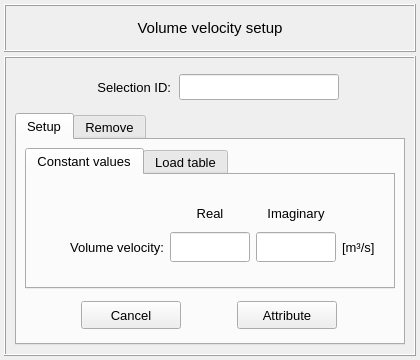
<?xml version="1.0" encoding="UTF-8"?>
<ui version="4.0">
 <class>Dialog</class>
 <widget class="QDialog" name="Dialog">
  <property name="windowModality">
   <enum>Qt::WindowModal</enum>
  </property>
  <property name="geometry">
   <rect>
    <x>0</x>
    <y>0</y>
    <width>420</width>
    <height>360</height>
   </rect>
  </property>
  <property name="sizePolicy">
   <sizepolicy hsizetype="Fixed" vsizetype="Fixed">
    <horstretch>0</horstretch>
    <verstretch>0</verstretch>
   </sizepolicy>
  </property>
  <property name="minimumSize">
   <size>
    <width>420</width>
    <height>360</height>
   </size>
  </property>
  <property name="maximumSize">
   <size>
    <width>420</width>
    <height>360</height>
   </size>
  </property>
  <property name="font">
   <font>
    <pointsize>11</pointsize>
    <weight>50</weight>
    <bold>false</bold>
   </font>
  </property>
  <property name="contextMenuPolicy">
   <enum>Qt::DefaultContextMenu</enum>
  </property>
  <property name="windowTitle">
   <string>Prescribe an acoustic pressure</string>
  </property>
  <property name="whatsThis">
   <string/>
  </property>
  <layout class="QGridLayout" name="gridLayout_7">
   <property name="leftMargin">
    <number>4</number>
   </property>
   <property name="topMargin">
    <number>4</number>
   </property>
   <property name="rightMargin">
    <number>4</number>
   </property>
   <property name="bottomMargin">
    <number>4</number>
   </property>
   <property name="spacing">
    <number>4</number>
   </property>
   <item row="0" column="0">
    <widget class="QFrame" name="frame_title">
     <property name="minimumSize">
      <size>
       <width>0</width>
       <height>48</height>
      </size>
     </property>
     <property name="maximumSize">
      <size>
       <width>420</width>
       <height>48</height>
      </size>
     </property>
     <property name="frameShape">
      <enum>QFrame::Box</enum>
     </property>
     <property name="frameShadow">
      <enum>QFrame::Raised</enum>
     </property>
     <property name="lineWidth">
      <number>1</number>
     </property>
     <layout class="QGridLayout" name="gridLayout_6">
      <item row="0" column="0">
       <widget class="QLabel" name="label_title">
        <property name="font">
         <font>
          <family>MS Shell Dlg 2</family>
          <pointsize>11</pointsize>
          <weight>50</weight>
          <italic>false</italic>
          <bold>false</bold>
         </font>
        </property>
        <property name="text">
         <string>Volume velocity setup</string>
        </property>
        <property name="textFormat">
         <enum>Qt::AutoText</enum>
        </property>
        <property name="alignment">
         <set>Qt::AlignCenter</set>
        </property>
       </widget>
      </item>
     </layout>
    </widget>
   </item>
   <item row="1" column="0">
    <widget class="QFrame" name="frame_main">
     <property name="minimumSize">
      <size>
       <width>0</width>
       <height>0</height>
      </size>
     </property>
     <property name="maximumSize">
      <size>
       <width>420</width>
       <height>480</height>
      </size>
     </property>
     <property name="frameShape">
      <enum>QFrame::Box</enum>
     </property>
     <property name="frameShadow">
      <enum>QFrame::Raised</enum>
     </property>
     <layout class="QGridLayout" name="gridLayout_4">
      <item row="0" column="0">
       <widget class="QFrame" name="frame_selection_id">
        <property name="minimumSize">
         <size>
          <width>360</width>
          <height>40</height>
         </size>
        </property>
        <property name="maximumSize">
         <size>
          <width>380</width>
          <height>40</height>
         </size>
        </property>
        <property name="frameShape">
         <enum>QFrame::NoFrame</enum>
        </property>
        <property name="frameShadow">
         <enum>QFrame::Raised</enum>
        </property>
        <layout class="QGridLayout" name="gridLayout_5">
         <property name="leftMargin">
          <number>2</number>
         </property>
         <property name="topMargin">
          <number>2</number>
         </property>
         <property name="rightMargin">
          <number>2</number>
         </property>
         <property name="bottomMargin">
          <number>2</number>
         </property>
         <property name="horizontalSpacing">
          <number>8</number>
         </property>
         <property name="verticalSpacing">
          <number>2</number>
         </property>
         <item row="0" column="0">
          <spacer name="horizontalSpacer_3">
           <property name="orientation">
            <enum>Qt::Horizontal</enum>
           </property>
           <property name="sizeHint" stdset="0">
            <size>
             <width>40</width>
             <height>20</height>
            </size>
           </property>
          </spacer>
         </item>
         <item row="0" column="2">
          <widget class="QLineEdit" name="lineEdit_selection_id">
           <property name="minimumSize">
            <size>
             <width>160</width>
             <height>26</height>
            </size>
           </property>
           <property name="maximumSize">
            <size>
             <width>160</width>
             <height>26</height>
            </size>
           </property>
           <property name="font">
            <font>
             <family>MS Shell Dlg 2</family>
             <pointsize>10</pointsize>
             <weight>50</weight>
             <italic>false</italic>
             <bold>false</bold>
            </font>
           </property>
           <property name="focusPolicy">
            <enum>Qt::ClickFocus</enum>
           </property>
           <property name="styleSheet">
            <string notr="true"/>
           </property>
           <property name="alignment">
            <set>Qt::AlignCenter</set>
           </property>
          </widget>
         </item>
         <item row="0" column="1">
          <widget class="QLabel" name="label_2">
           <property name="minimumSize">
            <size>
             <width>100</width>
             <height>26</height>
            </size>
           </property>
           <property name="maximumSize">
            <size>
             <width>100</width>
             <height>26</height>
            </size>
           </property>
           <property name="font">
            <font>
             <family>MS Shell Dlg 2</family>
             <pointsize>10</pointsize>
             <weight>50</weight>
             <italic>false</italic>
             <bold>false</bold>
            </font>
           </property>
           <property name="text">
            <string>Selection ID:</string>
           </property>
           <property name="alignment">
            <set>Qt::AlignRight|Qt::AlignTrailing|Qt::AlignVCenter</set>
           </property>
          </widget>
         </item>
         <item row="0" column="3">
          <spacer name="horizontalSpacer_4">
           <property name="orientation">
            <enum>Qt::Horizontal</enum>
           </property>
           <property name="sizeHint" stdset="0">
            <size>
             <width>40</width>
             <height>20</height>
            </size>
           </property>
          </spacer>
         </item>
        </layout>
       </widget>
      </item>
      <item row="1" column="0">
       <widget class="QTabWidget" name="tabWidget_main">
        <property name="minimumSize">
         <size>
          <width>360</width>
          <height>0</height>
         </size>
        </property>
        <property name="maximumSize">
         <size>
          <width>420</width>
          <height>16777215</height>
         </size>
        </property>
        <property name="font">
         <font>
          <pointsize>10</pointsize>
         </font>
        </property>
        <property name="currentIndex">
         <number>0</number>
        </property>
        <widget class="QWidget" name="tab_setup">
         <attribute name="title">
          <string>Setup</string>
         </attribute>
         <layout class="QGridLayout" name="gridLayout_12">
          <property name="leftMargin">
           <number>8</number>
          </property>
          <property name="topMargin">
           <number>8</number>
          </property>
          <property name="rightMargin">
           <number>8</number>
          </property>
          <property name="bottomMargin">
           <number>4</number>
          </property>
          <property name="spacing">
           <number>2</number>
          </property>
          <item row="0" column="0">
           <widget class="QTabWidget" name="tabWidget_inputs">
            <property name="font">
             <font>
              <pointsize>10</pointsize>
             </font>
            </property>
            <property name="currentIndex">
             <number>0</number>
            </property>
            <widget class="QWidget" name="tab_constant">
             <attribute name="title">
              <string>Constant values</string>
             </attribute>
             <layout class="QGridLayout" name="gridLayout_15">
              <item row="2" column="2">
               <widget class="QLineEdit" name="lineEdit_real_value">
                <property name="minimumSize">
                 <size>
                  <width>80</width>
                  <height>30</height>
                 </size>
                </property>
                <property name="maximumSize">
                 <size>
                  <width>80</width>
                  <height>30</height>
                 </size>
                </property>
                <property name="font">
                 <font>
                  <family>MS Shell Dlg 2</family>
                  <pointsize>10</pointsize>
                  <weight>50</weight>
                  <italic>false</italic>
                  <bold>false</bold>
                 </font>
                </property>
                <property name="styleSheet">
                 <string notr="true"/>
                </property>
                <property name="alignment">
                 <set>Qt::AlignCenter</set>
                </property>
               </widget>
              </item>
              <item row="1" column="2">
               <widget class="QLabel" name="label_4">
                <property name="minimumSize">
                 <size>
                  <width>80</width>
                  <height>26</height>
                 </size>
                </property>
                <property name="maximumSize">
                 <size>
                  <width>80</width>
                  <height>26</height>
                 </size>
                </property>
                <property name="font">
                 <font>
                  <family>MS Shell Dlg 2</family>
                  <pointsize>10</pointsize>
                  <weight>50</weight>
                  <italic>false</italic>
                  <bold>false</bold>
                 </font>
                </property>
                <property name="text">
                 <string>Real</string>
                </property>
                <property name="alignment">
                 <set>Qt::AlignCenter</set>
                </property>
               </widget>
              </item>
              <item row="1" column="3">
               <widget class="QLabel" name="label_20">
                <property name="minimumSize">
                 <size>
                  <width>80</width>
                  <height>26</height>
                 </size>
                </property>
                <property name="maximumSize">
                 <size>
                  <width>80</width>
                  <height>26</height>
                 </size>
                </property>
                <property name="font">
                 <font>
                  <family>MS Shell Dlg 2</family>
                  <pointsize>10</pointsize>
                  <weight>50</weight>
                  <italic>false</italic>
                  <bold>false</bold>
                 </font>
                </property>
                <property name="text">
                 <string>Imaginary</string>
                </property>
                <property name="alignment">
                 <set>Qt::AlignCenter</set>
                </property>
               </widget>
              </item>
              <item row="2" column="1">
               <widget class="QLabel" name="label_18">
                <property name="minimumSize">
                 <size>
                  <width>120</width>
                  <height>30</height>
                 </size>
                </property>
                <property name="maximumSize">
                 <size>
                  <width>120</width>
                  <height>30</height>
                 </size>
                </property>
                <property name="font">
                 <font>
                  <family>MS Shell Dlg 2</family>
                  <pointsize>10</pointsize>
                  <weight>50</weight>
                  <italic>false</italic>
                  <bold>false</bold>
                 </font>
                </property>
                <property name="text">
                 <string>Volume velocity:</string>
                </property>
                <property name="alignment">
                 <set>Qt::AlignRight|Qt::AlignTrailing|Qt::AlignVCenter</set>
                </property>
               </widget>
              </item>
              <item row="2" column="3">
               <widget class="QLineEdit" name="lineEdit_imag_value">
                <property name="minimumSize">
                 <size>
                  <width>80</width>
                  <height>30</height>
                 </size>
                </property>
                <property name="maximumSize">
                 <size>
                  <width>80</width>
                  <height>30</height>
                 </size>
                </property>
                <property name="font">
                 <font>
                  <family>MS Shell Dlg 2</family>
                  <pointsize>10</pointsize>
                  <weight>50</weight>
                  <italic>false</italic>
                  <bold>false</bold>
                 </font>
                </property>
                <property name="styleSheet">
                 <string notr="true"/>
                </property>
                <property name="alignment">
                 <set>Qt::AlignCenter</set>
                </property>
               </widget>
              </item>
              <item row="2" column="5">
               <spacer name="horizontalSpacer_8">
                <property name="orientation">
                 <enum>Qt::Horizontal</enum>
                </property>
                <property name="sizeHint" stdset="0">
                 <size>
                  <width>40</width>
                  <height>20</height>
                 </size>
                </property>
               </spacer>
              </item>
              <item row="2" column="0">
               <spacer name="horizontalSpacer_7">
                <property name="orientation">
                 <enum>Qt::Horizontal</enum>
                </property>
                <property name="sizeHint" stdset="0">
                 <size>
                  <width>40</width>
                  <height>20</height>
                 </size>
                </property>
               </spacer>
              </item>
              <item row="2" column="4">
               <widget class="QLabel" name="label_21">
                <property name="minimumSize">
                 <size>
                  <width>0</width>
                  <height>30</height>
                 </size>
                </property>
                <property name="maximumSize">
                 <size>
                  <width>40</width>
                  <height>30</height>
                 </size>
                </property>
                <property name="font">
                 <font>
                  <family>MS Shell Dlg 2</family>
                  <pointsize>10</pointsize>
                  <weight>50</weight>
                  <italic>false</italic>
                  <bold>false</bold>
                 </font>
                </property>
                <property name="text">
                 <string>[m³/s]</string>
                </property>
                <property name="alignment">
                 <set>Qt::AlignLeading|Qt::AlignLeft|Qt::AlignVCenter</set>
                </property>
               </widget>
              </item>
              <item row="3" column="2">
               <spacer name="verticalSpacer">
                <property name="orientation">
                 <enum>Qt::Vertical</enum>
                </property>
                <property name="sizeHint" stdset="0">
                 <size>
                  <width>20</width>
                  <height>40</height>
                 </size>
                </property>
               </spacer>
              </item>
              <item row="0" column="2">
               <spacer name="verticalSpacer_2">
                <property name="orientation">
                 <enum>Qt::Vertical</enum>
                </property>
                <property name="sizeHint" stdset="0">
                 <size>
                  <width>20</width>
                  <height>40</height>
                 </size>
                </property>
               </spacer>
              </item>
             </layout>
            </widget>
            <widget class="QWidget" name="tab_values">
             <attribute name="title">
              <string>Load table</string>
             </attribute>
             <layout class="QGridLayout" name="gridLayout">
              <item row="0" column="0">
               <widget class="QFrame" name="frame">
                <property name="frameShape">
                 <enum>QFrame::NoFrame</enum>
                </property>
                <property name="frameShadow">
                 <enum>QFrame::Raised</enum>
                </property>
                <layout class="QGridLayout" name="gridLayout_10">
                 <property name="leftMargin">
                  <number>0</number>
                 </property>
                 <property name="topMargin">
                  <number>0</number>
                 </property>
                 <property name="rightMargin">
                  <number>0</number>
                 </property>
                 <property name="bottomMargin">
                  <number>0</number>
                 </property>
                 <item row="0" column="2">
                  <widget class="QPushButton" name="pushButton_search">
                   <property name="enabled">
                    <bool>true</bool>
                   </property>
                   <property name="sizePolicy">
                    <sizepolicy hsizetype="Expanding" vsizetype="Fixed">
                     <horstretch>0</horstretch>
                     <verstretch>0</verstretch>
                    </sizepolicy>
                   </property>
                   <property name="minimumSize">
                    <size>
                     <width>62</width>
                     <height>26</height>
                    </size>
                   </property>
                   <property name="maximumSize">
                    <size>
                     <width>62</width>
                     <height>26</height>
                    </size>
                   </property>
                   <property name="font">
                    <font>
                     <family>MS Shell Dlg 2</family>
                     <pointsize>10</pointsize>
                     <weight>50</weight>
                     <italic>false</italic>
                     <bold>false</bold>
                    </font>
                   </property>
                   <property name="styleSheet">
                    <string notr="true"/>
                   </property>
                   <property name="text">
                    <string>Search</string>
                   </property>
                  </widget>
                 </item>
                 <item row="0" column="1">
                  <widget class="QLineEdit" name="lineEdit_table_path">
                   <property name="enabled">
                    <bool>false</bool>
                   </property>
                   <property name="minimumSize">
                    <size>
                     <width>260</width>
                     <height>26</height>
                    </size>
                   </property>
                   <property name="maximumSize">
                    <size>
                     <width>260</width>
                     <height>26</height>
                    </size>
                   </property>
                   <property name="font">
                    <font>
                     <pointsize>9</pointsize>
                     <weight>50</weight>
                     <bold>false</bold>
                    </font>
                   </property>
                   <property name="styleSheet">
                    <string notr="true"/>
                   </property>
                   <property name="alignment">
                    <set>Qt::AlignCenter</set>
                   </property>
                  </widget>
                 </item>
                 <item row="0" column="0">
                  <spacer name="horizontalSpacer">
                   <property name="orientation">
                    <enum>Qt::Horizontal</enum>
                   </property>
                   <property name="sizeHint" stdset="0">
                    <size>
                     <width>40</width>
                     <height>20</height>
                    </size>
                   </property>
                  </spacer>
                 </item>
                 <item row="0" column="3">
                  <spacer name="horizontalSpacer_2">
                   <property name="orientation">
                    <enum>Qt::Horizontal</enum>
                   </property>
                   <property name="sizeHint" stdset="0">
                    <size>
                     <width>40</width>
                     <height>20</height>
                    </size>
                   </property>
                  </spacer>
                 </item>
                </layout>
               </widget>
              </item>
              <item row="1" column="0">
               <widget class="QFrame" name="frame_11">
                <property name="minimumSize">
                 <size>
                  <width>260</width>
                  <height>32</height>
                 </size>
                </property>
                <property name="maximumSize">
                 <size>
                  <width>400</width>
                  <height>32</height>
                 </size>
                </property>
                <property name="frameShape">
                 <enum>QFrame::NoFrame</enum>
                </property>
                <property name="frameShadow">
                 <enum>QFrame::Raised</enum>
                </property>
                <layout class="QGridLayout" name="gridLayout_14">
                 <property name="leftMargin">
                  <number>2</number>
                 </property>
                 <property name="topMargin">
                  <number>2</number>
                 </property>
                 <property name="rightMargin">
                  <number>2</number>
                 </property>
                 <property name="bottomMargin">
                  <number>2</number>
                 </property>
                 <property name="horizontalSpacing">
                  <number>6</number>
                 </property>
                 <property name="verticalSpacing">
                  <number>2</number>
                 </property>
                 <item row="0" column="0">
                  <spacer name="horizontalSpacer_5">
                   <property name="orientation">
                    <enum>Qt::Horizontal</enum>
                   </property>
                   <property name="sizeHint" stdset="0">
                    <size>
                     <width>40</width>
                     <height>20</height>
                    </size>
                   </property>
                  </spacer>
                 </item>
                 <item row="0" column="1">
                  <widget class="QLabel" name="label_9">
                   <property name="minimumSize">
                    <size>
                     <width>0</width>
                     <height>26</height>
                    </size>
                   </property>
                   <property name="maximumSize">
                    <size>
                     <width>140</width>
                     <height>26</height>
                    </size>
                   </property>
                   <property name="font">
                    <font>
                     <family>MS Shell Dlg 2</family>
                     <pointsize>10</pointsize>
                     <weight>50</weight>
                     <italic>false</italic>
                     <bold>false</bold>
                    </font>
                   </property>
                   <property name="text">
                    <string>Header rows to skip:</string>
                   </property>
                   <property name="alignment">
                    <set>Qt::AlignRight|Qt::AlignTrailing|Qt::AlignVCenter</set>
                   </property>
                  </widget>
                 </item>
                 <item row="0" column="2">
                  <widget class="QSpinBox" name="spinBox_skip_wors">
                   <property name="minimumSize">
                    <size>
                     <width>0</width>
                     <height>26</height>
                    </size>
                   </property>
                   <property name="maximumSize">
                    <size>
                     <width>16777215</width>
                     <height>26</height>
                    </size>
                   </property>
                   <property name="font">
                    <font>
                     <pointsize>10</pointsize>
                    </font>
                   </property>
                   <property name="alignment">
                    <set>Qt::AlignCenter</set>
                   </property>
                   <property name="maximum">
                    <number>10</number>
                   </property>
                  </widget>
                 </item>
                 <item row="0" column="3">
                  <spacer name="horizontalSpacer_6">
                   <property name="orientation">
                    <enum>Qt::Horizontal</enum>
                   </property>
                   <property name="sizeHint" stdset="0">
                    <size>
                     <width>40</width>
                     <height>20</height>
                    </size>
                   </property>
                  </spacer>
                 </item>
                </layout>
               </widget>
              </item>
             </layout>
            </widget>
           </widget>
          </item>
          <item row="1" column="0">
           <widget class="QFrame" name="frame_7">
            <property name="minimumSize">
             <size>
              <width>0</width>
              <height>48</height>
             </size>
            </property>
            <property name="maximumSize">
             <size>
              <width>400</width>
              <height>80</height>
             </size>
            </property>
            <property name="frameShape">
             <enum>QFrame::NoFrame</enum>
            </property>
            <property name="frameShadow">
             <enum>QFrame::Raised</enum>
            </property>
            <layout class="QGridLayout" name="gridLayout_11">
             <property name="leftMargin">
              <number>4</number>
             </property>
             <property name="topMargin">
              <number>4</number>
             </property>
             <property name="rightMargin">
              <number>4</number>
             </property>
             <property name="bottomMargin">
              <number>4</number>
             </property>
             <property name="spacing">
              <number>4</number>
             </property>
             <item row="0" column="1">
              <widget class="QPushButton" name="pushButton_attribute">
               <property name="minimumSize">
                <size>
                 <width>100</width>
                 <height>28</height>
                </size>
               </property>
               <property name="maximumSize">
                <size>
                 <width>100</width>
                 <height>28</height>
                </size>
               </property>
               <property name="font">
                <font>
                 <family>MS Shell Dlg 2</family>
                 <pointsize>10</pointsize>
                 <weight>50</weight>
                 <italic>false</italic>
                 <bold>false</bold>
                </font>
               </property>
               <property name="styleSheet">
                <string notr="true"/>
               </property>
               <property name="text">
                <string>Attribute</string>
               </property>
               <property name="autoDefault">
                <bool>false</bool>
               </property>
              </widget>
             </item>
             <item row="0" column="0">
              <widget class="QPushButton" name="pushButton_cancel">
               <property name="minimumSize">
                <size>
                 <width>100</width>
                 <height>28</height>
                </size>
               </property>
               <property name="maximumSize">
                <size>
                 <width>100</width>
                 <height>28</height>
                </size>
               </property>
               <property name="font">
                <font>
                 <family>MS Shell Dlg 2</family>
                 <pointsize>10</pointsize>
                 <weight>50</weight>
                 <italic>false</italic>
                 <bold>false</bold>
                </font>
               </property>
               <property name="styleSheet">
                <string notr="true"/>
               </property>
               <property name="text">
                <string>Cancel</string>
               </property>
               <property name="autoDefault">
                <bool>false</bool>
               </property>
              </widget>
             </item>
            </layout>
           </widget>
          </item>
         </layout>
        </widget>
        <widget class="QWidget" name="tab_remove">
         <attribute name="title">
          <string>Remove</string>
         </attribute>
         <layout class="QGridLayout" name="gridLayout_9">
          <property name="leftMargin">
           <number>8</number>
          </property>
          <property name="topMargin">
           <number>8</number>
          </property>
          <property name="rightMargin">
           <number>8</number>
          </property>
          <property name="bottomMargin">
           <number>4</number>
          </property>
          <property name="spacing">
           <number>2</number>
          </property>
          <item row="1" column="0">
           <widget class="QFrame" name="frame_buttons_remove">
            <property name="minimumSize">
             <size>
              <width>320</width>
              <height>48</height>
             </size>
            </property>
            <property name="maximumSize">
             <size>
              <width>1000</width>
              <height>48</height>
             </size>
            </property>
            <property name="frameShape">
             <enum>QFrame::NoFrame</enum>
            </property>
            <property name="frameShadow">
             <enum>QFrame::Raised</enum>
            </property>
            <layout class="QGridLayout" name="gridLayout_8">
             <property name="leftMargin">
              <number>4</number>
             </property>
             <property name="topMargin">
              <number>4</number>
             </property>
             <property name="rightMargin">
              <number>4</number>
             </property>
             <property name="bottomMargin">
              <number>4</number>
             </property>
             <property name="horizontalSpacing">
              <number>4</number>
             </property>
             <item row="0" column="0">
              <widget class="QPushButton" name="pushButton_reset">
               <property name="minimumSize">
                <size>
                 <width>100</width>
                 <height>28</height>
                </size>
               </property>
               <property name="maximumSize">
                <size>
                 <width>100</width>
                 <height>28</height>
                </size>
               </property>
               <property name="font">
                <font>
                 <family>MS Shell Dlg 2</family>
                 <pointsize>10</pointsize>
                 <weight>50</weight>
                 <italic>false</italic>
                 <bold>false</bold>
                </font>
               </property>
               <property name="styleSheet">
                <string notr="true"/>
               </property>
               <property name="text">
                <string>Reset</string>
               </property>
              </widget>
             </item>
             <item row="0" column="1">
              <widget class="QPushButton" name="pushButton_remove">
               <property name="minimumSize">
                <size>
                 <width>100</width>
                 <height>28</height>
                </size>
               </property>
               <property name="maximumSize">
                <size>
                 <width>100</width>
                 <height>28</height>
                </size>
               </property>
               <property name="font">
                <font>
                 <family>MS Shell Dlg 2</family>
                 <pointsize>10</pointsize>
                 <weight>50</weight>
                 <italic>false</italic>
                 <bold>false</bold>
                </font>
               </property>
               <property name="styleSheet">
                <string notr="true"/>
               </property>
               <property name="text">
                <string>Remove</string>
               </property>
              </widget>
             </item>
            </layout>
           </widget>
          </item>
          <item row="0" column="0">
           <widget class="QTreeWidget" name="treeWidget_nodal_info">
            <property name="minimumSize">
             <size>
              <width>320</width>
              <height>0</height>
             </size>
            </property>
            <property name="maximumSize">
             <size>
              <width>600</width>
              <height>200</height>
             </size>
            </property>
            <property name="font">
             <font>
              <family>MS Shell Dlg 2</family>
              <pointsize>10</pointsize>
              <italic>false</italic>
             </font>
            </property>
            <property name="toolTip">
             <string>Select a face to remove the previously attributed boundary condition.</string>
            </property>
            <property name="indentation">
             <number>1</number>
            </property>
            <property name="headerHidden">
             <bool>false</bool>
            </property>
            <attribute name="headerHighlightSections">
             <bool>false</bool>
            </attribute>
            <attribute name="headerShowSortIndicator" stdset="0">
             <bool>false</bool>
            </attribute>
            <attribute name="headerStretchLastSection">
             <bool>true</bool>
            </attribute>
            <column>
             <property name="text">
              <string>Nodes</string>
             </property>
             <property name="textAlignment">
              <set>AlignCenter</set>
             </property>
            </column>
            <column>
             <property name="text">
              <string>DOFs</string>
             </property>
             <property name="textAlignment">
              <set>AlignCenter</set>
             </property>
            </column>
           </widget>
          </item>
         </layout>
        </widget>
       </widget>
      </item>
     </layout>
    </widget>
   </item>
  </layout>
 </widget>
 <resources/>
 <connections/>
</ui>
